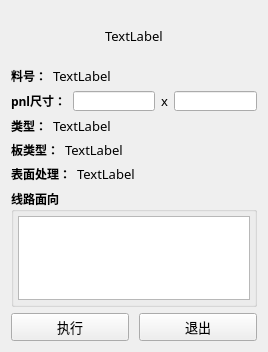
<?xml version="1.0" encoding="UTF-8"?>
<ui version="4.0">
 <class>Form</class>
 <widget class="QWidget" name="Form">
  <property name="geometry">
   <rect>
    <x>0</x>
    <y>0</y>
    <width>268</width>
    <height>352</height>
   </rect>
  </property>
  <property name="font">
   <font>
    <family>微软雅黑</family>
    <pointsize>10</pointsize>
   </font>
  </property>
  <property name="windowTitle">
   <string>单双面板板边脚本</string>
  </property>
  <layout class="QVBoxLayout" name="verticalLayout_2">
   <item>
    <layout class="QHBoxLayout" name="horizontalLayout">
     <item>
      <spacer name="horizontalSpacer">
       <property name="orientation">
        <enum>Qt::Horizontal</enum>
       </property>
       <property name="sizeHint" stdset="0">
        <size>
         <width>40</width>
         <height>20</height>
        </size>
       </property>
      </spacer>
     </item>
     <item>
      <widget class="QLabel" name="label_logo">
       <property name="minimumSize">
        <size>
         <width>0</width>
         <height>50</height>
        </size>
       </property>
       <property name="text">
        <string>TextLabel</string>
       </property>
      </widget>
     </item>
     <item>
      <spacer name="horizontalSpacer_2">
       <property name="orientation">
        <enum>Qt::Horizontal</enum>
       </property>
       <property name="sizeHint" stdset="0">
        <size>
         <width>40</width>
         <height>20</height>
        </size>
       </property>
      </spacer>
     </item>
    </layout>
   </item>
   <item>
    <layout class="QHBoxLayout" name="horizontalLayout_3" stretch="0,1">
     <item>
      <widget class="QLabel" name="label">
       <property name="font">
        <font>
         <family>微软雅黑</family>
         <pointsize>9</pointsize>
         <weight>75</weight>
         <bold>true</bold>
        </font>
       </property>
       <property name="text">
        <string>料号：</string>
       </property>
      </widget>
     </item>
     <item>
      <widget class="QLabel" name="label_jobname">
       <property name="text">
        <string>TextLabel</string>
       </property>
      </widget>
     </item>
    </layout>
   </item>
   <item>
    <layout class="QHBoxLayout" name="horizontalLayout_2">
     <item>
      <widget class="QLabel" name="label_2">
       <property name="font">
        <font>
         <family>微软雅黑</family>
         <pointsize>9</pointsize>
         <weight>75</weight>
         <bold>true</bold>
        </font>
       </property>
       <property name="text">
        <string>pnl尺寸：</string>
       </property>
      </widget>
     </item>
     <item>
      <widget class="QLineEdit" name="lineEdit_pnl_w">
       <property name="maximumSize">
        <size>
         <width>16777215</width>
         <height>20</height>
        </size>
       </property>
       <property name="readOnly">
        <bool>true</bool>
       </property>
      </widget>
     </item>
     <item>
      <widget class="QLabel" name="label_3">
       <property name="text">
        <string>x</string>
       </property>
      </widget>
     </item>
     <item>
      <widget class="QLineEdit" name="lineEdit_pnl_h">
       <property name="maximumSize">
        <size>
         <width>16777215</width>
         <height>20</height>
        </size>
       </property>
       <property name="readOnly">
        <bool>true</bool>
       </property>
      </widget>
     </item>
    </layout>
   </item>
   <item>
    <layout class="QHBoxLayout" name="horizontalLayout_4" stretch="0,1">
     <item>
      <widget class="QLabel" name="label_4">
       <property name="font">
        <font>
         <family>微软雅黑</family>
         <pointsize>9</pointsize>
         <weight>75</weight>
         <bold>true</bold>
        </font>
       </property>
       <property name="text">
        <string>类型：</string>
       </property>
      </widget>
     </item>
     <item>
      <widget class="QLabel" name="label_type">
       <property name="cursor">
        <cursorShape>PointingHandCursor</cursorShape>
       </property>
       <property name="text">
        <string>TextLabel</string>
       </property>
      </widget>
     </item>
    </layout>
   </item>
   <item>
    <layout class="QHBoxLayout" name="horizontalLayout_5" stretch="0,1">
     <item>
      <widget class="QLabel" name="label_5">
       <property name="font">
        <font>
         <family>微软雅黑</family>
         <pointsize>9</pointsize>
         <weight>75</weight>
         <bold>true</bold>
        </font>
       </property>
       <property name="text">
        <string>板类型：</string>
       </property>
      </widget>
     </item>
     <item>
      <widget class="QLabel" name="label_product">
       <property name="text">
        <string>TextLabel</string>
       </property>
      </widget>
     </item>
    </layout>
   </item>
   <item>
    <layout class="QHBoxLayout" name="horizontalLayout_6" stretch="0,1">
     <item>
      <widget class="QLabel" name="label_6">
       <property name="font">
        <font>
         <family>微软雅黑</family>
         <pointsize>9</pointsize>
         <weight>75</weight>
         <bold>true</bold>
        </font>
       </property>
       <property name="text">
        <string>表面处理：</string>
       </property>
      </widget>
     </item>
     <item>
      <widget class="QLabel" name="label_treatment">
       <property name="text">
        <string>TextLabel</string>
       </property>
      </widget>
     </item>
    </layout>
   </item>
   <item>
    <widget class="QGroupBox" name="groupBox">
     <property name="font">
      <font>
       <family>微软雅黑</family>
       <pointsize>9</pointsize>
       <weight>75</weight>
       <bold>true</bold>
      </font>
     </property>
     <property name="title">
      <string>线路面向</string>
     </property>
     <layout class="QVBoxLayout" name="verticalLayout">
      <property name="leftMargin">
       <number>4</number>
      </property>
      <property name="topMargin">
       <number>4</number>
      </property>
      <property name="rightMargin">
       <number>4</number>
      </property>
      <property name="bottomMargin">
       <number>4</number>
      </property>
      <item>
       <widget class="QTableWidget" name="tableWidget">
        <property name="font">
         <font>
          <family>微软雅黑</family>
          <pointsize>10</pointsize>
          <weight>50</weight>
          <bold>false</bold>
         </font>
        </property>
       </widget>
      </item>
     </layout>
    </widget>
   </item>
   <item>
    <layout class="QHBoxLayout" name="horizontalLayout_7">
     <property name="spacing">
      <number>10</number>
     </property>
     <item>
      <widget class="QPushButton" name="pushButton_run">
       <property name="cursor">
        <cursorShape>PointingHandCursor</cursorShape>
       </property>
       <property name="text">
        <string>执行</string>
       </property>
      </widget>
     </item>
     <item>
      <widget class="QPushButton" name="pushButton_exit">
       <property name="cursor">
        <cursorShape>PointingHandCursor</cursorShape>
       </property>
       <property name="text">
        <string>退出</string>
       </property>
      </widget>
     </item>
    </layout>
   </item>
  </layout>
 </widget>
 <resources/>
 <connections/>
</ui>
